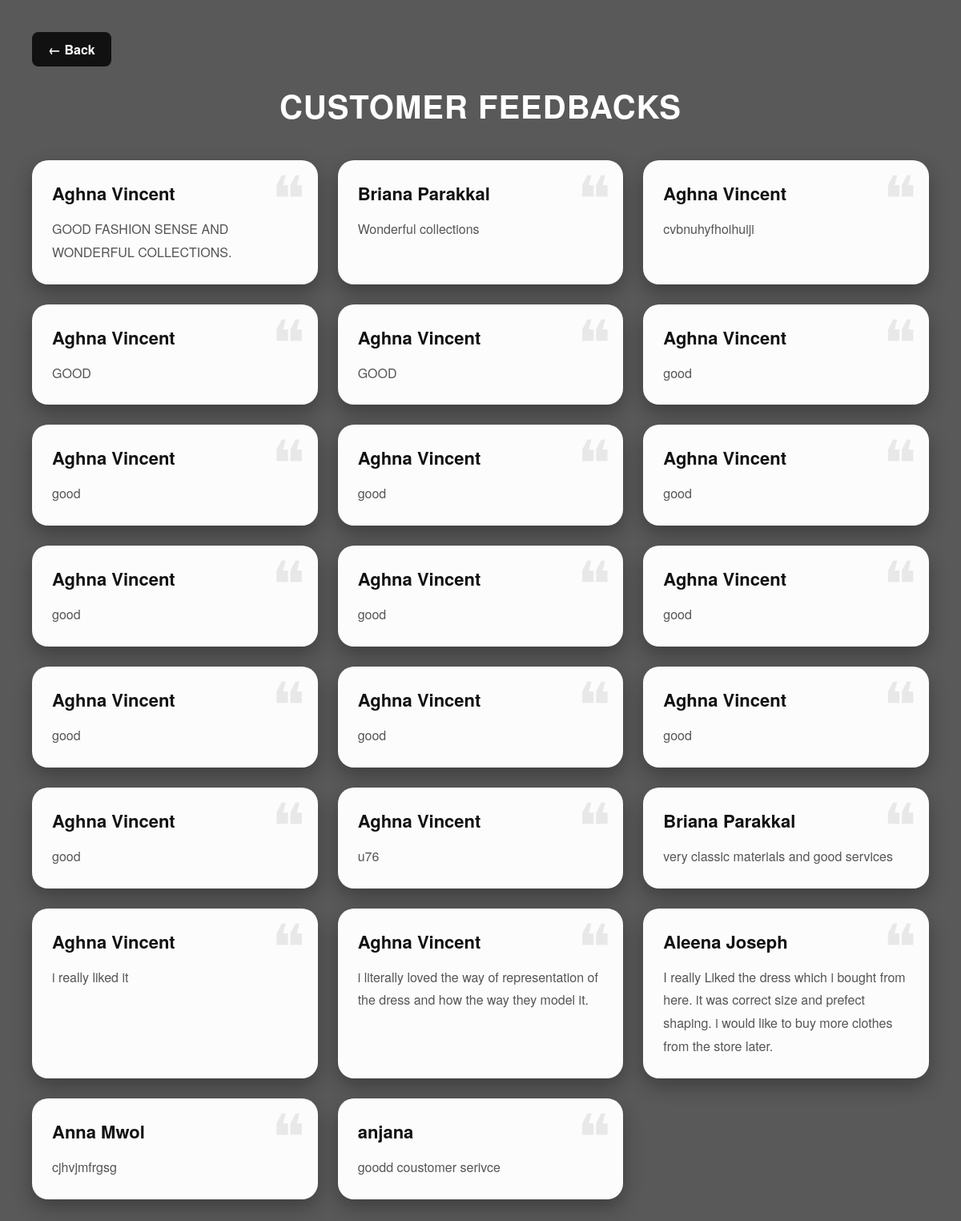
Page /feedback_list/ on the committed database.
### specksapp/models.py (models this page shows)
class feedback(models.Model):
    user = models.ForeignKey(Register,on_delete=models.CASCADE)
    product = models.ForeignKey(dress,on_delete=models.CASCADE,null=True,blank=True)
    rating = models.IntegerField(null=True,blank=True)
    feedback = models.CharField(max_length=100,null=True,blank=True)
    added_at = models.DateTimeField(auto_now_add=True)

class Register(models.Model):
    name = models.CharField(max_length=25,null=True,blank=True)
    address = models.CharField(max_length=50,null=True,blank=True)
    Gender_choices =[
        ('M','male'),
        ('F','female'),
        ('O','other')
    ]
    gender = models.CharField(max_length=8,choices=Gender_choices,null=True,blank=True)
    phone = models.IntegerField(null=True,blank=True)
    email = models.EmailField(max_length=100,unique=True)
    password = models.CharField(max_length=25,null=True,blank=True)
    image = models.FileField(upload_to='images/',null=True,blank=True)

### specksapp/views.py (the view)
# urls.py: path('feedback_list/',views.feedback_list,name='feedback_list'),
def feedback_list(request):
    feedbacks = models.feedback.objects.all()
    return render(request,'feedback_list.html',{'feedbacks' : feedbacks})

### specksapp/templates/feedback_list.html (shortened to what this page needs)
<!DOCTYPE html>
<html lang="en">
<head>
</head>
<body>
    <div class="back-btn-container">
    <a href="javascript:history.back()" class="back-btn">← Back</a>
</div>
    <div class="container">
        <h1 class="title">Customer Feedbacks</h1>
        {% if feedbacks %}
        <div class="feedback-grid">
            {% for feedback in feedbacks %}
            <div class="feedback-card">
                <div class="user-name">
                    {{ feedback.user.name }}
                </div>
                <div class="feedback-text">
                    {{ feedback.feedback }}
                </div>
            </div>
            {% endfor %}
        </div>
        {% else %}
        <div class="empty">
            No feedbacks available yet.
        </div>
        {% endif %}
    </div>
</body>
</html>

### specksapp/templates/feedback_list.html (style rules this page uses)
* { margin: 0; padding: 0; box-sizing: border-box; font-family: 'Helvetica Neue', Arial, sans-serif; }
body { background: linear-gradient(rgba(0, 0, 0, 0.65), rgba(0, 0, 0, 0.65)), url('https://images.unsplash.com/photo-1441986300917-64674bd600d8?auto=format&fit=crop&w=1950&q=80') no-repeat center center fixed; background-size: cover; min-height: 100vh; padding: 40px; }
.container { max-width: 1200px; margin: auto; }
.title { text-align: center; font-size: 40px; color: #ffffff; margin-bottom: 40px; font-weight: 600; letter-spacing: 1px; text-transform: uppercase; }
.feedback-grid { display: grid; grid-template-columns: repeat(auto-fit, minmax(320px, 1fr)); gap: 25px; }
.feedback-card { background: rgba(255, 255, 255, 0.98); border-radius: 20px; padding: 25px; box-shadow: 0 10px 25px rgba(0, 0, 0, 0.3); transition: 0.4s; position: relative; overflow: hidden; }
.feedback-card::before { content: '❝'; position: absolute; top: -15px; right: 15px; font-size: 80px; color: rgba(0, 0, 0, 0.08); }
.user-name { font-size: 22px; font-weight: bold; color: #111111; margin-bottom: 15px; }
.feedback-text { color: #555; line-height: 1.8; font-size: 16px; }
.back-btn-container { width:100%; max-width:1200px; margin-bottom:20px; }
.back-btn { display:inline-block; padding:10px 20px; background:#111111; color:white; text-decoration:none; border-radius:8px; font-weight:600; transition:0.3s; }

### rows in the picture
feedback: user.name "Aghna Vincent", feedback "GOOD FASHION SENSE AND WONDERFUL COLLECTIONS."
feedback: user.name "Briana Parakkal", feedback "Wonderful collections"
feedback: user.name "Aghna Vincent", feedback "cvbnuhyfhoihuiji"
feedback: user.name "Aghna Vincent", feedback "GOOD"
feedback: user.name "Aghna Vincent", feedback "GOOD"
feedback: user.name "Aghna Vincent", feedback "good"
feedback: user.name "Aghna Vincent", feedback "good"
feedback: user.name "Aghna Vincent", feedback "good"
feedback: user.name "Aghna Vincent", feedback "good"
feedback: user.name "Aghna Vincent", feedback "good"
feedback: user.name "Aghna Vincent", feedback "good"
feedback: user.name "Aghna Vincent", feedback "good"
feedback: user.name "Aghna Vincent", feedback "good"
feedback: user.name "Aghna Vincent", feedback "good"
feedback: user.name "Aghna Vincent", feedback "good"
feedback: user.name "Aghna Vincent", feedback "good"
feedback: user.name "Aghna Vincent", feedback "u76"
feedback: user.name "Briana Parakkal", feedback "very classic materials and good services"
feedback: user.name "Aghna Vincent", feedback "i really liked it"
feedback: user.name "Aghna Vincent", feedback "i literally loved the way of representation of the dress and how the way they model it."
feedback: user.name "Aleena Joseph", feedback "I really Liked the dress which i bought from here. it was correct size and prefect shaping. i would like to buy more clothes from the store later."
feedback: user.name "Anna Mwol", feedback "cjhvjmfrgsg"
feedback: user.name "anjana", feedback "goodd coustomer serivce"
